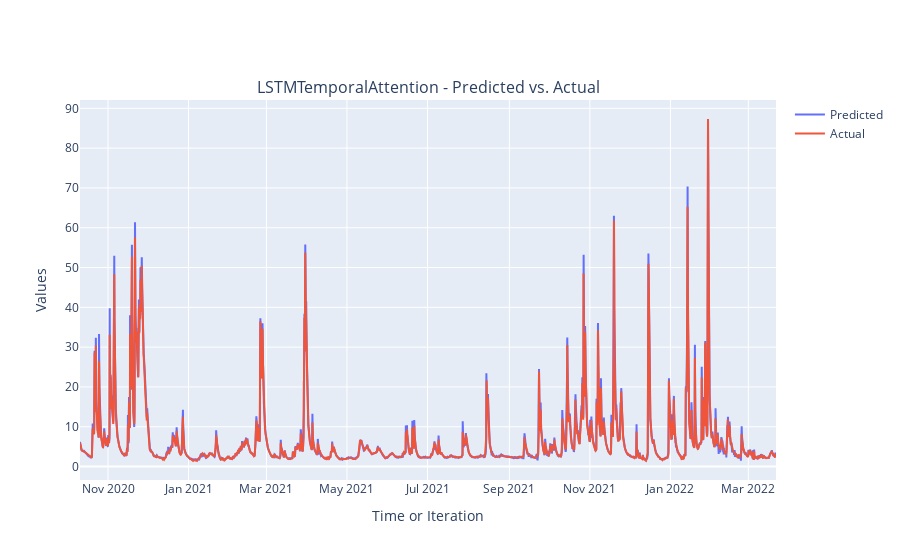

This figure's notebook cell:
### Code cell
for model_dir in model_dirs:
    print(f"Best performing model on experiment: {os.path.basename(model_dir)}")
    rows = []
    best_checkpoints = find_best_checkpoints(model_dir, num_best=1)
    for i, (checkpoint, val_loss, params) in enumerate(best_checkpoints):

        # Load model and weights
        model = create_model(params)
        model = load_model_from_checkpoint(model, checkpoint)

        data_loader = get_dataloader(params)
        preds, actuals = evaluate_and_plot(
            model = model, test_dataloader=data_loader["test"]
        )
        plot_pred_actual(
            preds,
            actuals,
            data_loader["test"].datetime_index,
            model_name=params["model"],
        )

        # Calculate metrics
        metrics = calculate_metrics(np.array(preds), np.array(actuals))
        print(metrics)
    break

### Figure 1 — Plotly figure (JSON) as saved in the notebook; plotly's stock layout.template omitted (floating-point values rounded to 4 significant figures; data arrays with more than 128 entries replaced by an {"elided": "..."} marker saying what was removed)
{"data": [{"mode": "lines", "name": "Predicted", "type": "scatter", "x": {"elided": "12653 str values"}, "xaxis": "x", "y": {"elided": "12653 float values"}, "yaxis": "y"}, {"mode": "lines", "name": "Actual", "type": "scatter", "x": {"elided": "12653 str values"}, "xaxis": "x", "y": {"elided": "12653 float values"}, "yaxis": "y"}], "layout": {"annotations": [{"font": {"size": 16}, "showarrow": false, "text": "LSTMTemporalAttention - Predicted vs. Actual", "x": 0.5, "xanchor": "center", "xref": "paper", "y": 1, "yanchor": "bottom", "yref": "paper"}], "showlegend": true, "xaxis": {"anchor": "y", "domain": [0, 1], "title": {"text": "Time or Iteration"}}, "yaxis": {"anchor": "x", "domain": [0, 1], "title": {"text": "Values"}}}}
